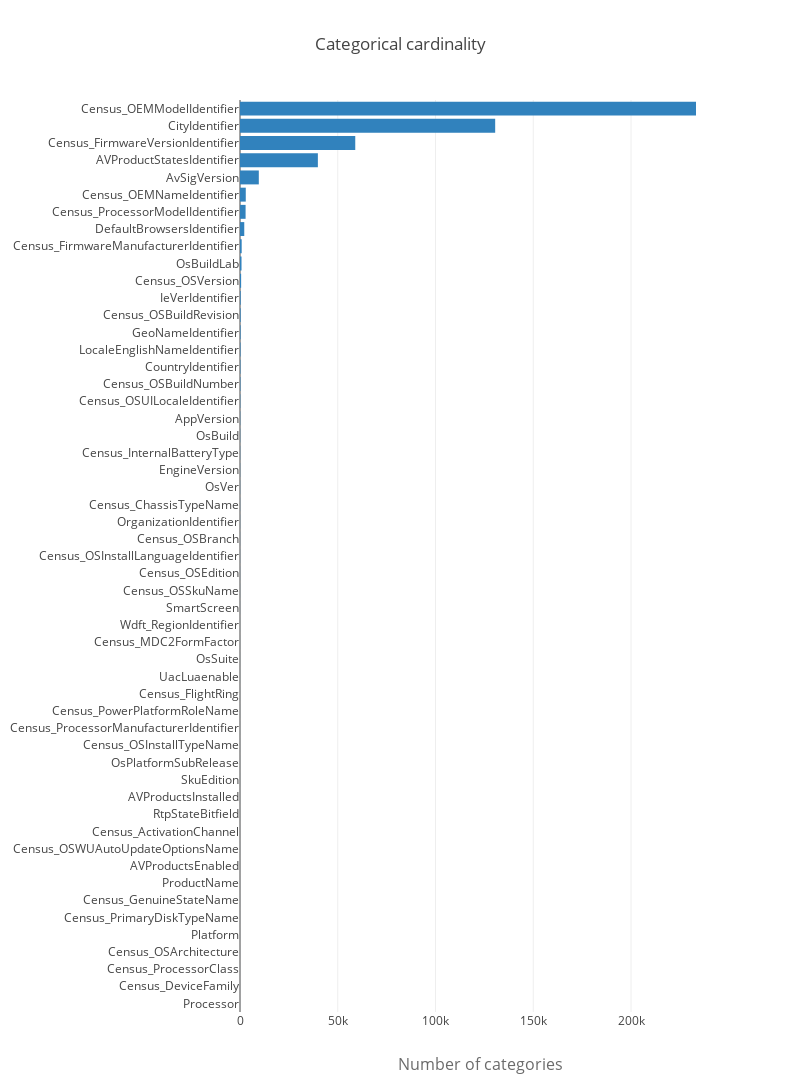

Notebook code for this chart:
### Markdown cell above
Most of the current variables are categories and we need to choose a method to treat them. **Depending on the cardinality of each variable**, we can opt for** one-hot-encoding, frequency or target encoding**. In the particular case of Light-GBM, we can also use the **built-in LGBM treatment of categoricals**:

### Code cell
cardinality = []
for c in categorical_columns:
    if c == 'MachineIdentifier': continue
    cardinality.append([c, all[c].nunique()])
cardinality.sort(key = lambda x:x[1], reverse=False)

trace = go.Bar(y=[x[0] for x in cardinality],
               x=[x[1] for x in cardinality],
               orientation='h', marker=dict(color='rgb(49,130,189)'), name='train')

layout = go.Layout(
    title='Categorical cardinality', height=1600, width=800,
    xaxis=dict(
        title='Number of categories',
        titlefont=dict(size=16, color='rgb(107, 107, 107)'),
        domain=[0.25, 1]
    ),
    barmode='group',
    bargap=0.1,
    bargroupgap=0.1
)

fig = go.Figure(data=[trace], layout=layout)
iplot(fig)

### Figure 1 — Plotly figure (JSON) as saved in the notebook; plotly's stock layout.template omitted (floating-point values rounded to 4 significant figures)
{"data": [{"marker": {"color": "rgb(49,130,189)"}, "name": "train", "orientation": "h", "type": "bar", "uid": "ad1312d3-a265-43d0-9507-cd64b4140a92", "x": [3, 3, 3, 3, 4, 4, 5, 6, 6, 6, 6, 8, 8, 8, 9, 9, 10, 10, 11, 13, 14, 14, 15, 27, 32, 39, 39, 40, 51, 57, 69, 74, 92, 101, 124, 151, 216, 222, 254, 295, 325, 350, 579, 775, 859, 2177, 2858, 2952, 9623, 39831, 58957, 130523, 233243], "y": ["Processor", "Census_DeviceFamily", "Census_ProcessorClass", "Census_OSArchitecture", "Platform", "Census_PrimaryDiskTypeName", "Census_GenuineStateName", "ProductName", "AVProductsEnabled", "Census_OSWUAutoUpdateOptionsName", "Census_ActivationChannel", "RtpStateBitfield", "AVProductsInstalled", "SkuEdition", "OsPlatformSubRelease", "Census_OSInstallTypeName", "Census_ProcessorManufacturerIdentifier", "Census_PowerPlatformRoleName", "Census_FlightRing", "UacLuaenable", "OsSuite", "Census_MDC2FormFactor", "Wdft_RegionIdentifier", "SmartScreen", "Census_OSSkuName", "Census_OSEdition", "Census_OSInstallLanguageIdentifier", "Census_OSBranch", "OrganizationIdentifier", "Census_ChassisTypeName", "OsVer", "EngineVersion", "Census_InternalBatteryType", "OsBuild", "AppVersion", "Census_OSUILocaleIdentifier", "Census_OSBuildNumber", "CountryIdentifier", "LocaleEnglishNameIdentifier", "GeoNameIdentifier", "Census_OSBuildRevision", "IeVerIdentifier", "Census_OSVersion", "OsBuildLab", "Census_FirmwareManufacturerIdentifier", "DefaultBrowsersIdentifier", "Census_ProcessorModelIdentifier", "Census_OEMNameIdentifier", "AvSigVersion", "AVProductStatesIdentifier", "Census_FirmwareVersionIdentifier", "CityIdentifier", "Census_OEMModelIdentifier"]}], "layout": {"bargap": 0.1, "bargroupgap": 0.1, "barmode": "group", "height": 1600, "title": {"text": "Categorical cardinality"}, "width": 800, "xaxis": {"domain": [0.25, 1], "title": {"font": {"color": "rgb(107, 107, 107)", "size": 16}, "text": "Number of categories"}}}}
